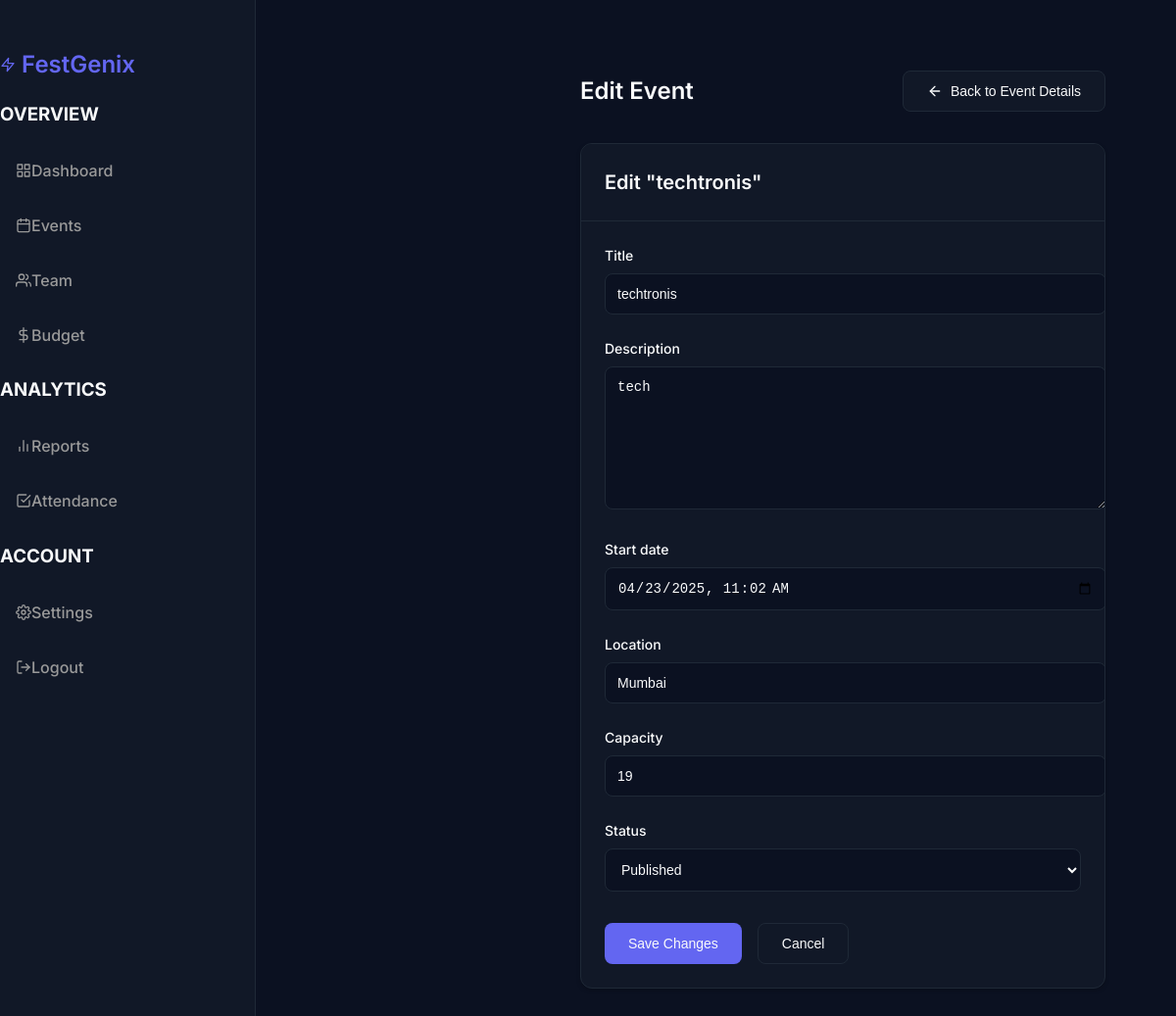
The app's page /base/dashboard/events/1/edit/ (signed in) with its own data.
### base/models.py (models this page shows, shortened)
class Event(models.Model):
    EVENT_STATUS_CHOICES = [
        ('draft', 'Draft'),
        ('published', 'Published'),
        ('cancelled', 'Cancelled'),
        ('completed', 'Completed'),
    ]
    title = models.CharField(max_length=200)
    description = models.TextField()
    start_date = models.DateTimeField()
    location = models.CharField(max_length=200)
    capacity = models.IntegerField()
    status = models.CharField(max_length=20, choices=EVENT_STATUS_CHOICES, default='draft')
    created_at = models.DateTimeField(auto_now_add=True)
    organizer = models.ForeignKey(CustomUser, on_delete=models.SET_NULL, null=True, blank=True, related_name='organized_events')
    volunteers = models.ManyToManyField(CustomUser, related_name='volunteered_events', blank=True)
    attendees = models.ManyToManyField(CustomUser, related_name='attended_events', blank=True)
    team = models.ForeignKey('Team', on_delete=models.SET_NULL, null=True, blank=True, related_name='team_events')

### base/views.py (the view)
# urls.py: path('dashboard/events/<int:event_id>/edit/', views.event_edit, name='event_edit'),
@login_required
def event_edit(request, event_id):
    if request.user.role != CustomUser.Role.ORGANIZER:
        messages.error(request, "You don't have permission to access this page.")
        return redirect('base:login')
    try:
        event = Event.objects.get(id=event_id, organizer=request.user)
    except Event.DoesNotExist:
        messages.error(request, "Event not found.")
        return redirect('base:events_dashboard')
    if request.method == 'POST':
        form = EventForm(request.POST, instance=event)
        if form.is_valid():
            form.save()
            messages.success(request, 'Event updated successfully!')
            return redirect('base:event_detail', event_id=event.id)
        else:
            messages.error(request, 'Please correct the errors below.')
    else:
        form = EventForm(instance=event)
    context = {
        'form': form,
        'event': event,
    }
    return render(request, 'dashboard/dashboard-event-edit.html', context)

### base/forms.py
class EventForm(forms.ModelForm):
    class Meta:
        model = Event
        fields = ['title', 'description', 'start_date', 'location', 'capacity', 'status']
        widgets = {
            'title': forms.TextInput(attrs={
                'class': 'form-control',
                'placeholder': 'Enter event title'
            }),
            'description': forms.Textarea(attrs={
                'class': 'form-control',
                'placeholder': 'Enter event description',
                'rows': 4
            }),
            'start_date': forms.DateTimeInput(attrs={
                'class': 'form-control',
                'type': 'datetime-local'
            }),
            'location': forms.TextInput(attrs={
                'class': 'form-control',
                'placeholder': 'Enter event location'
            }),
            'capacity': forms.NumberInput(attrs={
                'class': 'form-control',
                'placeholder': 'Enter event capacity'
            }),
            'status': forms.Select(attrs={
                'class': 'form-control'
            })
        }

### templates/dashboard/dashboard-event-edit.html (shortened to what this page needs)
{% extends "dashboard/base_dashboard.html" %}
{% load static %}
{% block dashboard_content %}
<div class="dashboard-wrapper">
    <div class="main-content">
        <div class="content-header">
            <h1>Edit Event</h1>
            <button class="btn btn-secondary" onclick="location.href='{% url 'base:event_detail' event.id %}'">
                <i data-feather="arrow-left"></i> Back to Event Details
            </button>
        </div>
        <div class="event-edit-card">
            <div class="card">
                <div class="card-header">
                    <h2>Edit "{{ event.title }}"</h2>
                </div>
                <div class="card-body">
                    <form method="POST">
                        {% for field in form %}
                        <div class="form-group">
                            <label for="{{ field.id_for_label }}">{{ field.label }}</label>
                            {{ field }}
                        </div>
                        {% endfor %}
                        <div class="form-actions">
                            <button type="submit" class="btn btn-primary">Save Changes</button>
                            <button type="button" class="btn btn-secondary" onclick="location.href='{% url 'base:event_detail' event.id %}'">Cancel</button>
                        </div>
                    </form>
                </div>
            </div>
        </div>
    </div>
</div>
{% endblock %}

### static/css/dashboard.css (style rules this page uses)
:root { --primary: #6366f1; --primary-hover: #4f46e5; --dark-bg: #0B1121; --dark-card: #111827; --dark-border: #1F2937; --dark-text: #F9FAFB; --dark-text-secondary: #9CA3AF; --success: #22c55e; --warning: #eab308; --danger: #ef4444; }
body { background-color: var(--dark-bg); color: var(--dark-text); font-family: 'Inter', sans-serif; line-height: 1.5; }
.main-content { margin-left: 260px; padding: 2rem; }
.card { background: var(--dark-card); border-radius: 1rem; border: 1px solid var(--dark-border); }
.card-header { padding: 1.5rem; border-bottom: 1px solid var(--dark-border); }
.card-body { padding: 1.5rem; }
.form-control { background: var(--dark-card); border: 1px solid var(--dark-border); border-radius: 0.5rem; color: var(--dark-text); padding: 0.75rem 1rem; width: 100%; }
.btn { display: inline-flex; align-items: center; justify-content: center; padding: 0.75rem 1.5rem; border-radius: 0.5rem; font-weight: 500; transition: all 0.2s; cursor: pointer; }
.btn-primary { background: var(--primary); color: white; border: none; }
.btn-secondary { background: var(--dark-card); color: var(--dark-text); border: 1px solid var(--dark-border); }
select { background: var(--dark-card); border: 1px solid var(--dark-border); color: var(--dark-text); padding: 0.5rem; border-radius: 0.5rem; }
body { background-color: var(--dark-bg); color: var(--dark-text); font-family: 'Inter', sans-serif; }
.card { margin-bottom: 1.5rem; border: none; background-color: var(--dark-card); color: var(--dark-text); box-shadow: 0 0.125rem 0.25rem rgba(0, 0, 0, 0.2); transition: all 0.3s ease; }
.card-header { background-color: var(--dark-card); border-bottom: 1px solid var(--dark-border); color: var(--dark-text); }
.form-control { background-color: var(--dark-card); border-color: var(--dark-border); color: var(--dark-text); border-radius: .25rem; }
.card, .btn, .nav-link { transition: all 0.3s ease; }
.btn-primary { background-color: var(--primary); border-color: var(--primary); }

### templates/dashboard/dashboard-event-edit.html (style rules this page uses)
:root { --dark-bg: #0B1121; --dark-card: #111827; --dark-border: #1F2937; --dark-text: #F9FAFB; --dark-text-secondary: #9CA3AF; --primary: #6366f1; --primary-hover: #4f46e5; --success: #22c55e; --warning: #eab308; --danger: #ef4444; }
.content-header { display: flex; justify-content: space-between; align-items: center; margin-bottom: 2rem; }
.content-header h1 { color: var(--dark-text); font-size: 1.5rem; font-weight: 600; margin: 0; }
.btn { display: inline-flex; align-items: center; gap: 0.5rem; padding: 0.75rem 1.5rem; border-radius: 0.5rem; font-weight: 500; font-size: 0.875rem; transition: all 0.2s; border: none; cursor: pointer; }
.btn-primary { background: var(--primary); color: var(--dark-text); }
.btn-secondary { background: var(--dark-card); color: var(--dark-text); border: 1px solid var(--dark-border); }
.event-edit-card { max-width: 800px; margin: 0 auto; }
.card { background: var(--dark-card); border: 1px solid var(--dark-border); border-radius: 0.75rem; overflow: hidden; }
.card-header { padding: 1.5rem; border-bottom: 1px solid var(--dark-border); }
.card-body { padding: 1.5rem; }
.card-header h2 { margin: 0; color: var(--dark-text); font-size: 1.25rem; font-weight: 600; }
.form-group { margin-bottom: 1.5rem; }
.form-group label { display: block; margin-bottom: 0.5rem; color: var(--dark-text); font-weight: 500; font-size: 0.875rem; }
.form-group input, .form-group textarea, .form-group select { width: 100%; padding: 0.75rem; background: var(--dark-bg); border: 1px solid var(--dark-border); border-radius: 0.5rem; color: var(--dark-text); font-size: 0.875rem; }
.form-group textarea { min-height: 120px; resize: vertical; }
.form-actions { display: flex; gap: 1rem; margin-top: 2rem; }
.feather { width: 1rem; height: 1rem; stroke-width: 2; }

### records on screen
Event: title "techtronis", form "techtronis" "tech" "04/23/2025 11:02" "Mumbai" "19" "Published"

### other values on screen
{{ field.label }} "Title" "Description" "Start date" "Location" "Capacity" "Status"
